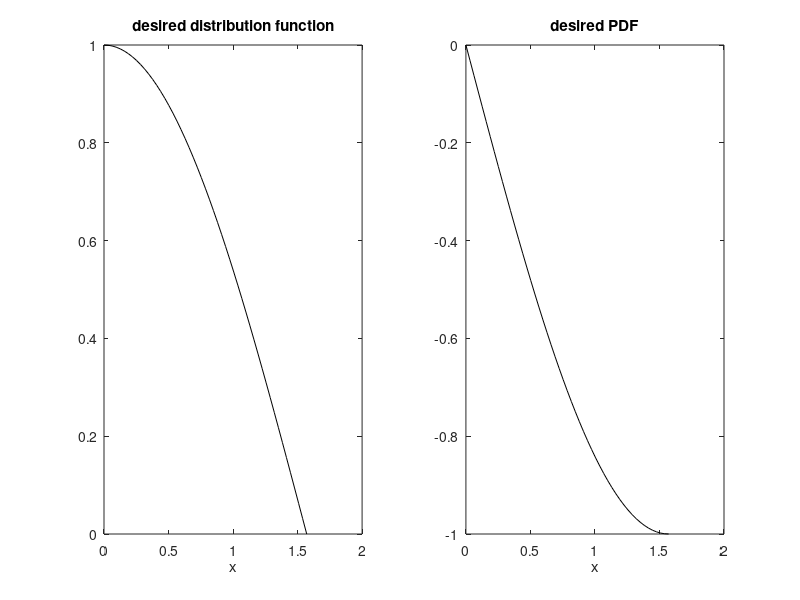
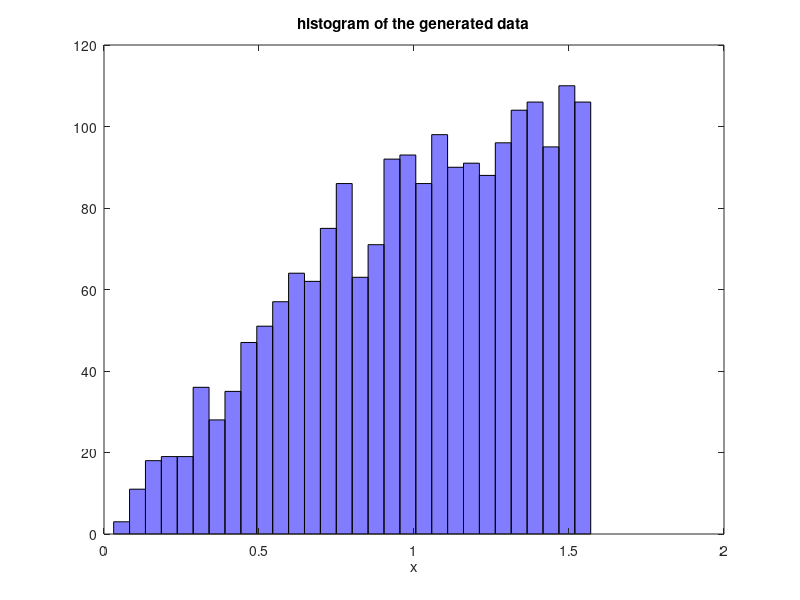

These charts were generated, in order, by the following MATLAB code:
%Q4
x=0:(pi/100):pi/2;
F=cos(x); % an always growing curve
pdf=-sin(x); % the derivative of F

%generation of random varite data

N=2000; % number of data
y=rand(1,N); %uniform distribution

%random data generation (ITM)

z=acos(y); %the inverse of F

figure,
subplot(1,2,1),plot (x,F,'k')
xlabel('x'),title('desired distribution function')
subplot(1,2,2),plot(x,pdf,'k')
xlabel('x'),title('desired PDF')

figure,
hist(z,30);colormap('cool')
xlabel('x'),title('histogram of the generated data')






